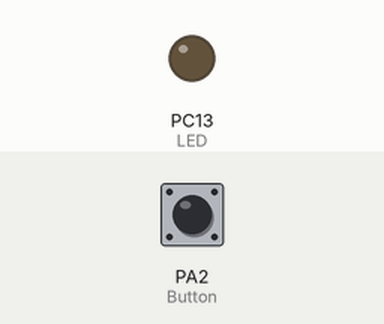
The sketch below on a simulated STM32 Blue Pill. Parts: output pins drawn as LEDs (lit = HIGH). The test bench sets the inputs (shaded band); at power-on: PA2 (Button) LOW.

Above: at 1.2 s.
1.3 s: PA2 (Button) pulled HIGH for 0.15 s
At 1.37 s:
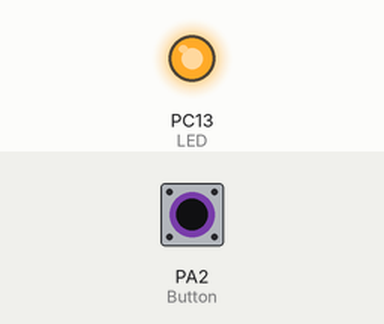
2.9 s: PA2 (Button) pulled HIGH for 3.2 s
At 6.4 s:
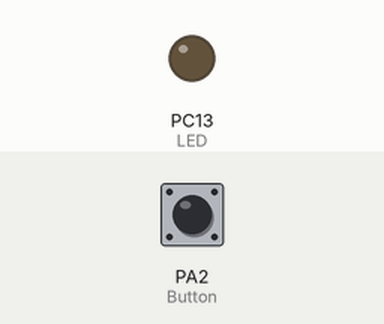
Timing chart, 0 to 7.9 s (numbered marks = the images above; inputs shaded):
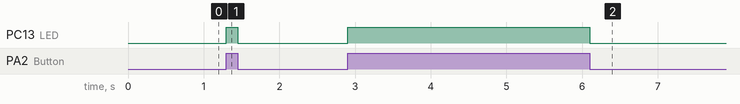

Measured:
- after the input at 1.3 s, PC13 (LED): LOW → HIGH at once, → LOW 0.15 s later
- after the input at 2.9 s, PC13 (LED): LOW → HIGH at once, → LOW 3.2 s later

The sketch:

button.ino
```cpp
/*
 *  Author:dharmendra Kumar Yadav

 */
#define LED PC13
#define Button PA2


void setup() {

  pinMode(LED, OUTPUT);
  pinMode(Button, INPUT);


}

void loop() {
 int ButtonState = digitalRead(Button);
 if(ButtonState == HIGH)
 {
  digitalWrite(LED, HIGH);
 }
 else
 {
  digitalWrite(LED, LOW);
 }

}
```
